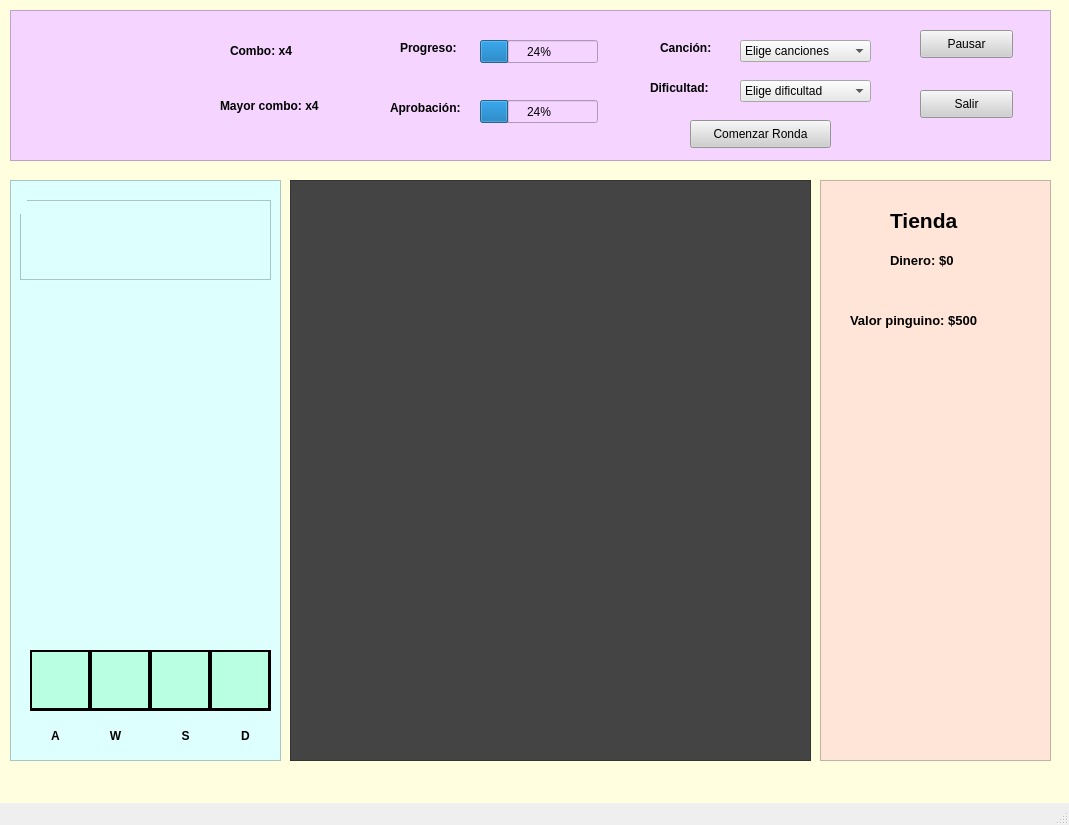
<?xml version="1.0" encoding="UTF-8"?>
<ui version="4.0">
 <class>VentanaPrincipal</class>
 <widget class="QMainWindow" name="VentanaPrincipal">
  <property name="geometry">
   <rect>
    <x>0</x>
    <y>0</y>
    <width>1069</width>
    <height>825</height>
   </rect>
  </property>
  <property name="windowTitle">
   <string>MainWindow</string>
  </property>
  <property name="autoFillBackground">
   <bool>false</bool>
  </property>
  <widget class="QWidget" name="centralwidget">
   <property name="styleSheet">
    <string notr="true">background-color: rgb(255, 254, 222);</string>
   </property>
   <widget class="QFrame" name="header">
    <property name="geometry">
     <rect>
      <x>10</x>
      <y>10</y>
      <width>1041</width>
      <height>151</height>
     </rect>
    </property>
    <property name="styleSheet">
     <string notr="true">background-color: rgb(245, 212, 255);</string>
    </property>
    <property name="frameShape">
     <enum>QFrame::StyledPanel</enum>
    </property>
    <property name="frameShadow">
     <enum>QFrame::Raised</enum>
    </property>
    <widget class="QLabel" name="label">
     <property name="geometry">
      <rect>
       <x>10</x>
       <y>10</y>
       <width>171</width>
       <height>131</height>
      </rect>
     </property>
     <property name="text">
      <string/>
     </property>
     <property name="pixmap">
      <pixmap>../sprites/logo.png</pixmap>
     </property>
     <property name="scaledContents">
      <bool>true</bool>
     </property>
    </widget>
    <widget class="QPushButton" name="pausa">
     <property name="geometry">
      <rect>
       <x>910</x>
       <y>20</y>
       <width>93</width>
       <height>28</height>
      </rect>
     </property>
     <property name="styleSheet">
      <string notr="true">background-color: rgb(207, 207, 207);</string>
     </property>
     <property name="text">
      <string>Pausar</string>
     </property>
    </widget>
    <widget class="QPushButton" name="salir">
     <property name="geometry">
      <rect>
       <x>910</x>
       <y>80</y>
       <width>93</width>
       <height>28</height>
      </rect>
     </property>
     <property name="styleSheet">
      <string notr="true">background-color: rgb(207, 207, 207);</string>
     </property>
     <property name="text">
      <string>Salir</string>
     </property>
    </widget>
    <widget class="QPushButton" name="comenzar">
     <property name="geometry">
      <rect>
       <x>680</x>
       <y>110</y>
       <width>141</width>
       <height>28</height>
      </rect>
     </property>
     <property name="styleSheet">
      <string notr="true">background-color: rgb(207, 207, 207);</string>
     </property>
     <property name="text">
      <string>Comenzar Ronda</string>
     </property>
    </widget>
    <widget class="QProgressBar" name="progreso">
     <property name="geometry">
      <rect>
       <x>470</x>
       <y>30</y>
       <width>118</width>
       <height>23</height>
      </rect>
     </property>
     <property name="value">
      <number>24</number>
     </property>
    </widget>
    <widget class="QProgressBar" name="aprobacion">
     <property name="geometry">
      <rect>
       <x>470</x>
       <y>90</y>
       <width>118</width>
       <height>23</height>
      </rect>
     </property>
     <property name="value">
      <number>24</number>
     </property>
    </widget>
    <widget class="QLabel" name="label_18">
     <property name="geometry">
      <rect>
       <x>380</x>
       <y>90</y>
       <width>81</width>
       <height>16</height>
      </rect>
     </property>
     <property name="font">
      <font>
       <weight>75</weight>
       <bold>true</bold>
      </font>
     </property>
     <property name="text">
      <string>Aprobación:</string>
     </property>
    </widget>
    <widget class="QLabel" name="label_19">
     <property name="geometry">
      <rect>
       <x>390</x>
       <y>30</y>
       <width>71</width>
       <height>16</height>
      </rect>
     </property>
     <property name="font">
      <font>
       <weight>75</weight>
       <bold>true</bold>
      </font>
     </property>
     <property name="text">
      <string>Progreso:</string>
     </property>
    </widget>
    <widget class="QLabel" name="label_20">
     <property name="geometry">
      <rect>
       <x>650</x>
       <y>30</y>
       <width>71</width>
       <height>16</height>
      </rect>
     </property>
     <property name="font">
      <font>
       <weight>75</weight>
       <bold>true</bold>
      </font>
     </property>
     <property name="text">
      <string>Canción:</string>
     </property>
    </widget>
    <widget class="QLabel" name="label_21">
     <property name="geometry">
      <rect>
       <x>640</x>
       <y>70</y>
       <width>81</width>
       <height>16</height>
      </rect>
     </property>
     <property name="font">
      <font>
       <weight>75</weight>
       <bold>true</bold>
      </font>
     </property>
     <property name="text">
      <string>Dificultad:</string>
     </property>
    </widget>
    <widget class="QLabel" name="combo">
     <property name="geometry">
      <rect>
       <x>220</x>
       <y>30</y>
       <width>91</width>
       <height>21</height>
      </rect>
     </property>
     <property name="font">
      <font>
       <pointsize>9</pointsize>
       <weight>75</weight>
       <bold>true</bold>
      </font>
     </property>
     <property name="text">
      <string>Combo: x4</string>
     </property>
    </widget>
    <widget class="QLabel" name="mayor_combo">
     <property name="geometry">
      <rect>
       <x>210</x>
       <y>80</y>
       <width>131</width>
       <height>31</height>
      </rect>
     </property>
     <property name="font">
      <font>
       <pointsize>9</pointsize>
       <weight>75</weight>
       <bold>true</bold>
      </font>
     </property>
     <property name="text">
      <string>Mayor combo: x4</string>
     </property>
    </widget>
    <widget class="QComboBox" name="canciones">
     <property name="geometry">
      <rect>
       <x>730</x>
       <y>30</y>
       <width>131</width>
       <height>22</height>
      </rect>
     </property>
     <property name="styleSheet">
      <string notr="true">background-color: rgb(232, 232, 232);</string>
     </property>
     <item>
      <property name="text">
       <string>Elige canciones</string>
      </property>
     </item>
     <item>
      <property name="text">
       <string>Cancion_1</string>
      </property>
     </item>
     <item>
      <property name="text">
       <string>Cancion_2</string>
      </property>
     </item>
    </widget>
    <widget class="QComboBox" name="dificultad">
     <property name="geometry">
      <rect>
       <x>730</x>
       <y>70</y>
       <width>131</width>
       <height>22</height>
      </rect>
     </property>
     <property name="styleSheet">
      <string notr="true">background-color: rgb(232, 232, 232);</string>
     </property>
     <item>
      <property name="text">
       <string>Elige dificultad</string>
      </property>
     </item>
     <item>
      <property name="text">
       <string>Principiante</string>
      </property>
     </item>
     <item>
      <property name="text">
       <string>Aficionado</string>
      </property>
     </item>
     <item>
      <property name="text">
       <string>Maestro cumbia</string>
      </property>
     </item>
    </widget>
   </widget>
   <widget class="QFrame" name="flechas">
    <property name="geometry">
     <rect>
      <x>10</x>
      <y>180</y>
      <width>271</width>
      <height>581</height>
     </rect>
    </property>
    <property name="styleSheet">
     <string notr="true">background-color: rgb(221, 255, 253);</string>
    </property>
    <property name="frameShape">
     <enum>QFrame::StyledPanel</enum>
    </property>
    <property name="frameShadow">
     <enum>QFrame::Raised</enum>
    </property>
    <widget class="QFrame" name="frame_5">
     <property name="geometry">
      <rect>
       <x>20</x>
       <y>470</y>
       <width>241</width>
       <height>61</height>
      </rect>
     </property>
     <property name="styleSheet">
      <string notr="true">background-color: rgb(0, 0, 0);</string>
     </property>
     <property name="frameShape">
      <enum>QFrame::StyledPanel</enum>
     </property>
     <property name="frameShadow">
      <enum>QFrame::Raised</enum>
     </property>
     <property name="lineWidth">
      <number>1</number>
     </property>
     <widget class="QLabel" name="flecha_1">
      <property name="geometry">
       <rect>
        <x>0</x>
        <y>0</y>
        <width>60</width>
        <height>60</height>
       </rect>
      </property>
      <property name="styleSheet">
       <string notr="true">background-color: rgb(185, 255, 226);</string>
      </property>
      <property name="frameShape">
       <enum>QFrame::Box</enum>
      </property>
      <property name="lineWidth">
       <number>2</number>
      </property>
      <property name="text">
       <string/>
      </property>
     </widget>
     <widget class="QLabel" name="flecha_2">
      <property name="geometry">
       <rect>
        <x>60</x>
        <y>0</y>
        <width>60</width>
        <height>60</height>
       </rect>
      </property>
      <property name="styleSheet">
       <string notr="true">background-color: rgb(185, 255, 226);</string>
      </property>
      <property name="frameShape">
       <enum>QFrame::Box</enum>
      </property>
      <property name="lineWidth">
       <number>2</number>
      </property>
      <property name="text">
       <string/>
      </property>
     </widget>
     <widget class="QLabel" name="flecha_3">
      <property name="geometry">
       <rect>
        <x>120</x>
        <y>0</y>
        <width>60</width>
        <height>60</height>
       </rect>
      </property>
      <property name="styleSheet">
       <string notr="true">background-color: rgb(185, 255, 226);</string>
      </property>
      <property name="frameShape">
       <enum>QFrame::Box</enum>
      </property>
      <property name="lineWidth">
       <number>2</number>
      </property>
      <property name="text">
       <string/>
      </property>
     </widget>
     <widget class="QLabel" name="flecha_4">
      <property name="geometry">
       <rect>
        <x>180</x>
        <y>0</y>
        <width>60</width>
        <height>60</height>
       </rect>
      </property>
      <property name="styleSheet">
       <string notr="true">background-color: rgb(185, 255, 226);</string>
      </property>
      <property name="frameShape">
       <enum>QFrame::Box</enum>
      </property>
      <property name="lineWidth">
       <number>2</number>
      </property>
      <property name="text">
       <string/>
      </property>
     </widget>
    </widget>
    <widget class="QLabel" name="izquierda">
     <property name="geometry">
      <rect>
       <x>30</x>
       <y>540</y>
       <width>31</width>
       <height>31</height>
      </rect>
     </property>
     <property name="font">
      <font>
       <weight>75</weight>
       <bold>true</bold>
      </font>
     </property>
     <property name="text">
      <string>A</string>
     </property>
     <property name="scaledContents">
      <bool>false</bool>
     </property>
     <property name="alignment">
      <set>Qt::AlignCenter</set>
     </property>
    </widget>
    <widget class="QLabel" name="arriba">
     <property name="geometry">
      <rect>
       <x>90</x>
       <y>540</y>
       <width>31</width>
       <height>31</height>
      </rect>
     </property>
     <property name="font">
      <font>
       <weight>75</weight>
       <bold>true</bold>
      </font>
     </property>
     <property name="text">
      <string>W</string>
     </property>
     <property name="scaledContents">
      <bool>false</bool>
     </property>
     <property name="alignment">
      <set>Qt::AlignCenter</set>
     </property>
    </widget>
    <widget class="QLabel" name="abajo">
     <property name="geometry">
      <rect>
       <x>160</x>
       <y>540</y>
       <width>31</width>
       <height>31</height>
      </rect>
     </property>
     <property name="font">
      <font>
       <weight>75</weight>
       <bold>true</bold>
      </font>
     </property>
     <property name="text">
      <string>S</string>
     </property>
     <property name="scaledContents">
      <bool>false</bool>
     </property>
     <property name="alignment">
      <set>Qt::AlignCenter</set>
     </property>
    </widget>
    <widget class="QLabel" name="derecha">
     <property name="geometry">
      <rect>
       <x>220</x>
       <y>540</y>
       <width>31</width>
       <height>31</height>
      </rect>
     </property>
     <property name="font">
      <font>
       <weight>75</weight>
       <bold>true</bold>
      </font>
     </property>
     <property name="text">
      <string>D</string>
     </property>
     <property name="scaledContents">
      <bool>false</bool>
     </property>
     <property name="alignment">
      <set>Qt::AlignCenter</set>
     </property>
    </widget>
    <widget class="QFrame" name="frame">
     <property name="geometry">
      <rect>
       <x>10</x>
       <y>20</y>
       <width>251</width>
       <height>80</height>
      </rect>
     </property>
     <property name="frameShape">
      <enum>QFrame::StyledPanel</enum>
     </property>
     <property name="frameShadow">
      <enum>QFrame::Raised</enum>
     </property>
     <widget class="QLabel" name="flecha_5">
      <property name="styleSheet">
       <string notr="true">background-color: rgb(221, 255, 253);</string>
      </property>
      <property name="frameShape">
       <enum>QFrame::NoFrame</enum>
      </property>
      <property name="lineWidth">
       <number>2</number>
      </property>
      <property name="text">
       <string/>
      </property>
      <property name="pixmap">
       <pixmap>../sprites/flechas/left_2.png</pixmap>
      </property>
     </widget>
     <widget class="QLabel" name="flecha_6">
      <property name="geometry">
       <rect>
        <x>190</x>
        <y>10</y>
        <width>60</width>
        <height>60</height>
       </rect>
      </property>
      <property name="styleSheet">
       <string notr="true">background-color: rgb(221, 255, 253);</string>
      </property>
      <property name="frameShape">
       <enum>QFrame::NoFrame</enum>
      </property>
      <property name="lineWidth">
       <number>2</number>
      </property>
      <property name="text">
       <string/>
      </property>
      <property name="pixmap">
       <pixmap>../sprites/flechas/right_2.png</pixmap>
      </property>
     </widget>
     <widget class="QLabel" name="flecha_7">
      <property name="geometry">
       <rect>
        <x>130</x>
        <y>10</y>
        <width>60</width>
        <height>60</height>
       </rect>
      </property>
      <property name="styleSheet">
       <string notr="true">background-color: rgb(221, 255, 253);</string>
      </property>
      <property name="frameShape">
       <enum>QFrame::NoFrame</enum>
      </property>
      <property name="lineWidth">
       <number>2</number>
      </property>
      <property name="text">
       <string/>
      </property>
      <property name="pixmap">
       <pixmap>../sprites/flechas/down_2.png</pixmap>
      </property>
     </widget>
     <widget class="QLabel" name="flecha_8">
      <property name="geometry">
       <rect>
        <x>70</x>
        <y>10</y>
        <width>60</width>
        <height>60</height>
       </rect>
      </property>
      <property name="styleSheet">
       <string notr="true">background-color: rgb(221, 255, 253);</string>
      </property>
      <property name="frameShape">
       <enum>QFrame::NoFrame</enum>
      </property>
      <property name="lineWidth">
       <number>2</number>
      </property>
      <property name="text">
       <string/>
      </property>
      <property name="pixmap">
       <pixmap>../sprites/flechas/up_2.png</pixmap>
      </property>
     </widget>
    </widget>
   </widget>
   <widget class="QFrame" name="pista_baile">
    <property name="geometry">
     <rect>
      <x>290</x>
      <y>180</y>
      <width>521</width>
      <height>581</height>
     </rect>
    </property>
    <property name="styleSheet">
     <string notr="true">background-color: rgb(68, 68, 68);</string>
    </property>
    <property name="frameShape">
     <enum>QFrame::StyledPanel</enum>
    </property>
    <property name="frameShadow">
     <enum>QFrame::Raised</enum>
    </property>
    <widget class="QLabel" name="label_2">
     <property name="geometry">
      <rect>
       <x>10</x>
       <y>10</y>
       <width>501</width>
       <height>561</height>
      </rect>
     </property>
     <property name="text">
      <string/>
     </property>
     <property name="pixmap">
      <pixmap>../sprites/fondos/fondo.png</pixmap>
     </property>
     <property name="scaledContents">
      <bool>true</bool>
     </property>
    </widget>
   </widget>
   <widget class="QFrame" name="tienda">
    <property name="geometry">
     <rect>
      <x>820</x>
      <y>180</y>
      <width>231</width>
      <height>581</height>
     </rect>
    </property>
    <property name="styleSheet">
     <string notr="true">background-color: rgb(255, 229, 216);</string>
    </property>
    <property name="frameShape">
     <enum>QFrame::StyledPanel</enum>
    </property>
    <property name="frameShadow">
     <enum>QFrame::Raised</enum>
    </property>
    <widget class="QLabel" name="label_3">
     <property name="geometry">
      <rect>
       <x>70</x>
       <y>20</y>
       <width>131</width>
       <height>41</height>
      </rect>
     </property>
     <property name="font">
      <font>
       <pointsize>16</pointsize>
       <weight>75</weight>
       <bold>true</bold>
      </font>
     </property>
     <property name="text">
      <string>Tienda</string>
     </property>
     <property name="scaledContents">
      <bool>false</bool>
     </property>
    </widget>
    <widget class="QLabel" name="dinero">
     <property name="geometry">
      <rect>
       <x>70</x>
       <y>70</y>
       <width>121</width>
       <height>21</height>
      </rect>
     </property>
     <property name="font">
      <font>
       <pointsize>10</pointsize>
       <weight>75</weight>
       <bold>true</bold>
      </font>
     </property>
     <property name="text">
      <string>Dinero: $0</string>
     </property>
    </widget>
    <widget class="QLabel" name="valor">
     <property name="geometry">
      <rect>
       <x>30</x>
       <y>130</y>
       <width>191</width>
       <height>21</height>
      </rect>
     </property>
     <property name="font">
      <font>
       <pointsize>10</pointsize>
       <weight>75</weight>
       <bold>true</bold>
      </font>
     </property>
     <property name="text">
      <string>Valor pinguino: $500</string>
     </property>
    </widget>
    <widget class="QLabel" name="p_azul">
     <property name="geometry">
      <rect>
       <x>10</x>
       <y>200</y>
       <width>101</width>
       <height>91</height>
      </rect>
     </property>
     <property name="text">
      <string/>
     </property>
     <property name="pixmap">
      <pixmap>../sprites/pinguirin_celeste/celeste_neutro.png</pixmap>
     </property>
     <property name="scaledContents">
      <bool>true</bool>
     </property>
    </widget>
    <widget class="QLabel" name="p_rojo">
     <property name="geometry">
      <rect>
       <x>120</x>
       <y>200</y>
       <width>101</width>
       <height>91</height>
      </rect>
     </property>
     <property name="text">
      <string/>
     </property>
     <property name="pixmap">
      <pixmap>../sprites/pinguirin_rojo/rojo_neutro.png</pixmap>
     </property>
     <property name="scaledContents">
      <bool>true</bool>
     </property>
    </widget>
    <widget class="QLabel" name="p_amarillo">
     <property name="geometry">
      <rect>
       <x>10</x>
       <y>330</y>
       <width>101</width>
       <height>91</height>
      </rect>
     </property>
     <property name="text">
      <string/>
     </property>
     <property name="pixmap">
      <pixmap>../sprites/pinguirin_amarillo/amarillo_neutro.png</pixmap>
     </property>
     <property name="scaledContents">
      <bool>true</bool>
     </property>
    </widget>
    <widget class="QLabel" name="p_morado">
     <property name="geometry">
      <rect>
       <x>120</x>
       <y>330</y>
       <width>101</width>
       <height>91</height>
      </rect>
     </property>
     <property name="text">
      <string/>
     </property>
     <property name="pixmap">
      <pixmap>../sprites/pinguirin_morado/morado_neutro.png</pixmap>
     </property>
     <property name="scaledContents">
      <bool>true</bool>
     </property>
    </widget>
    <widget class="QLabel" name="p_verde">
     <property name="geometry">
      <rect>
       <x>70</x>
       <y>450</y>
       <width>101</width>
       <height>91</height>
      </rect>
     </property>
     <property name="text">
      <string/>
     </property>
     <property name="pixmap">
      <pixmap>../sprites/pinguirin_verde/verde_neutro.png</pixmap>
     </property>
     <property name="scaledContents">
      <bool>true</bool>
     </property>
    </widget>
   </widget>
  </widget>
  <widget class="QMenuBar" name="menubar">
   <property name="geometry">
    <rect>
     <x>0</x>
     <y>0</y>
     <width>1069</width>
     <height>26</height>
    </rect>
   </property>
  </widget>
  <widget class="QStatusBar" name="statusbar"/>
 </widget>
 <resources/>
 <connections/>
</ui>
